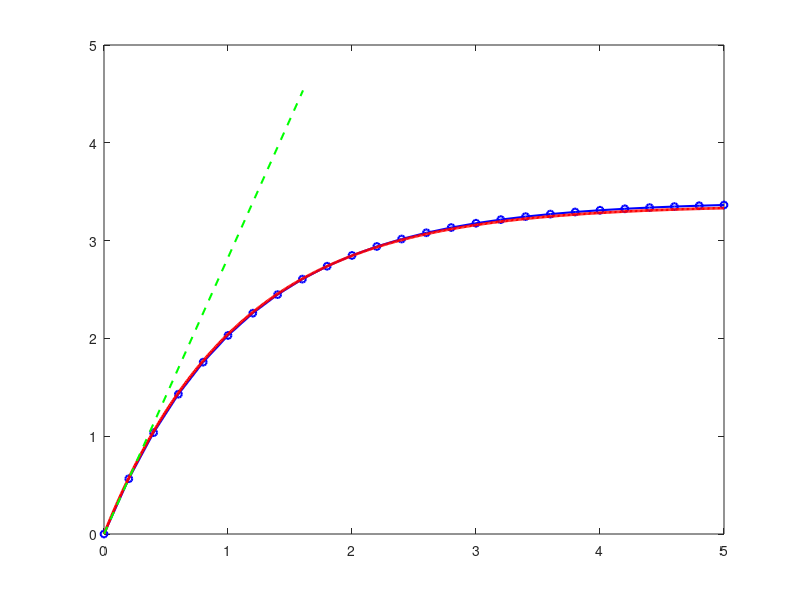

This chart was generated by the following MATLAB code: (Note: this script raises an error after producing the figure.)
%% LABORATOR NR. 1 - Notiuni introductive
%% Sarcina 1: Identificarea experimentala prin metoda tangentei (Seturile 1 si 2)
% Setul 1: Proces ordinul I fara timp mort
% Setul 2: Proces ordinul I cu timp mort


%% =========================================================
%% DATE EXPERIMENTALE
%% =========================================================

% Setul 1
t1 = [0, 0.2000, 0.4000, 0.6000, 0.8000, 1.0000, 1.2000, 1.4000, 1.6000, 1.8000, ...
      2.0000, 2.2000, 2.4000, 2.6000, 2.8000, 3.0000, 3.2000, 3.4000, 3.6000, 3.8000, ...
      4.0000, 4.2000, 4.4000, 4.6000, 4.8000, 5.0000];
y1 = [0, 0.5652, 1.0365, 1.4294, 1.7570, 2.0302, 2.2579, 2.4478, 2.6061, 2.7381, ...
      2.8481, 2.9399, 3.0163, 3.0801, 3.1333, 3.1776, 3.2146, 3.2454, 3.2711, 3.2926, ...
      3.3104, 3.3253, 3.3377, 3.3481, 3.3567, 3.3639];

% Setul 2
t2 = [0, 0.2000, 0.4000, 0.6000, 0.8000, 1.0000, 1.2000, 1.4000, 1.6000, 1.8000, ...
      2.0000, 2.2000, 2.4000, 2.6000, 2.8000, 3.0000, 3.2000, 3.4000, 3.6000, 3.8000, ...
      4.0000, 4.2000, 4.4000, 4.6000, 4.8000, 5.0000];
y2 = [0, 0, 0, 0.5262, 1.0291, 1.4232, 1.7320, 1.9740, 2.1636, 2.3121, ...
      2.4285, 2.5198, 2.5912, 2.6472, 2.6911, 2.7255, 2.7525, 2.7736, 2.7901, 2.8031, ...
      2.8132, 2.8212, 2.8274, 2.8323, 2.8361, 2.8391];

% Semnalul de executie (treapta unitara: m0=0, mst=1)
m0 = 0;
mst = 1;

%% =========================================================
%% SETUL 1 - Proces ordinul I FARA timp mort
%% =========================================================
fprintf('=== SETUL 1: Proces Ordinul I fara timp mort ===\n');

y0_1 = y1(1);       % valoarea initiala
yst_1 = y1(end);    % valoarea stationara
fprintf('y0 = %.4f,  yst = %.4f\n', y0_1, yst_1);

% Constanta de proportionalitate
K_IT1 = (yst_1 - y0_1) / (mst - m0);
fprintf('K_IT = (yst - y0)/(mst - m0) = %.4f\n', K_IT1);

% Metoda tangentei: trasa in originea raspunsului (t=0, y=y0)
% Panta tangentei = (yst - y0) / T1
% Gasim T1 grafic: intersectia tangentei cu y = yst
% Panta initiala aproximata din primele puncte
slope1 = (y1(2) - y1(1)) / (t1(2) - t1(1));
fprintf('Panta initiala a raspunsului (aprox): %.4f\n', slope1);
% T1 = (yst - y0) / panta
T1_est = (yst_1 - y0_1) / slope1;
fprintf('Constanta de timp T1 estimata (din panta initiala): %.4f s\n', T1_est);

% Determinare mai precisa a T1 prin fitare
% Raspunsul teoretic al procesului ord I fara timp mort: y(t)=yst*(1-exp(-t/T1))
% Minimizare eroare patratica
T1_vals = 0.1:0.01:5;
err1 = zeros(size(T1_vals));
for i = 1:length(T1_vals)
    y_model = y0_1 + (yst_1 - y0_1) * (1 - exp(-t1/T1_vals(i)));
    err1(i) = sum((y_model - y1).^2);
end
[~, idx1] = min(err1);
T1_fit = T1_vals(idx1);
fprintf('Constanta de timp T1 (fitare numerica): %.4f s\n', T1_fit);

% Functia de transfer identificata - Setul 1
fprintf('\nFunctia de transfer Setul 1:\n');
fprintf('H_IT1(s) = %.4f / (1 + %.4f*s)\n', K_IT1, T1_fit);

% Simulare raspuns identificat - Setul 1
sys1_id = tf(K_IT1, [T1_fit 1]);
t_sim = 0:0.01:5;
y1_sim = step(sys1_id, t_sim);

% Plot Setul 1
figure(1);
plot(t1, y1, 'bo-', 'LineWidth', 1.5, 'MarkerSize', 5, 'DisplayName', 'Raspuns experimental'); hold on;
plot(t_sim, y1_sim, 'r-', 'LineWidth', 2, 'DisplayName', sprintf('Model: K=%.3f, T1=%.3f s', K_IT1, T1_fit));

% Tangenta in origine
t_tang = [0, T1_fit*1.5];
y_tang = y0_1 + slope1 * t_tang;
plot(t_tang, y_tang, 'g--', 'LineWidth', 1.5, 'DisplayName', 'Tangenta in origine');
% Linie stationara
yline(yst_1, 'k--', 'LineWidth', 1, 'DisplayName', sprintf('yst = %.4f', yst_1));
% Marcam T1 pe grafic
plot([T1_fit T1_fit], [0 yst_1], 'm:', 'LineWidth', 1.5);
text(T1_fit, 0.05, sprintf('T_1=%.3fs', T1_fit), 'Color', 'm', 'FontSize', 10);

grid on; xlabel('Timp [s]'); ylabel('y, m');
title('Setul 1 - Metoda tangentei (Ordinul I fara timp mort)');
legend('Location', 'southeast');
xlim([0 5]); ylim([0 yst_1*1.15]);

%% =========================================================
%% SETUL 2 - Proces ordinul I CU timp mort
%% =========================================================
fprintf('\n=== SETUL 2: Proces Ordinul I cu timp mort ===\n');

y0_2 = y2(1);
yst_2 = y2(end);
fprintf('y0 = %.4f,  yst = %.4f\n', y0_2, yst_2);

K_IT2 = (yst_2 - y0_2) / (mst - m0);
fprintf('K_IT = %.4f\n', K_IT2);

% Detectam timpul mort: primul moment cand y incepe sa creasca
Tm_idx = find(y2 > 0.01, 1, 'first');
Tm2 = t2(Tm_idx);
fprintf('Timp mort Tm2 estimat: %.4f s\n', Tm2);

% Panta tangentei trasata in punctul de inflexiune (dupa timp mort)
% Cautam panta maxima (punctul de inflexiune pentru ord I cu timp mort = chiar la t=Tm)
dy2 = diff(y2) ./ diff(t2);
[max_slope2, idx_slope2] = max(dy2);
fprintf('Panta maxima a raspunsului: %.4f la t = %.4f s\n', max_slope2, t2(idx_slope2));

% T2 = (yst - y0) / panta
T2_est = (yst_2 - y0_2) / max_slope2;
fprintf('Constanta de timp T2 estimata: %.4f s\n', T2_est);

% Fitare pentru T2 si Tm
best_err2 = inf;
T2_fit = T2_est;
Tm2_fit = Tm2;
for Tm_try = 0:0.05:1.5
    for T_try = 0.1:0.05:5
        y_model2 = zeros(size(t2));
        for k = 1:length(t2)
            if t2(k) >= Tm_try
                y_model2(k) = (yst_2 - y0_2) * (1 - exp(-(t2(k)-Tm_try)/T_try));
            end
        end
        err = sum((y_model2 - y2).^2);
        if err < best_err2
            best_err2 = err;
            T2_fit = T_try;
            Tm2_fit = Tm_try;
        end
    end
end
fprintf('Timp mort Tm2 (fitare): %.4f s\n', Tm2_fit);
fprintf('Constanta de timp T2 (fitare): %.4f s\n', T2_fit);
fprintf('\nFunctia de transfer Setul 2:\n');
fprintf('H_IT2(s) = %.4f / (1 + %.4f*s) * exp(-%.4f*s)\n', K_IT2, T2_fit, Tm2_fit);

% Simulare raspuns identificat - Setul 2
sys2_id = tf(K_IT2, [T2_fit 1]);
t_sim2 = 0:0.01:5;
y2_sim_nodelay = step(sys2_id, t_sim2);
% Adaugare timp mort prin shiftare
y2_sim = zeros(size(t_sim2));
delay_idx = round(Tm2_fit / 0.01);
if delay_idx < length(y2_sim)
    y2_sim(delay_idx+1:end) = y2_sim_nodelay(1:end-delay_idx);
end

% Tangenta setul 2
t_tang2_start = Tm2_fit;
t_tang2 = [t_tang2_start, t_tang2_start + T2_fit * 1.5];
y_tang2_start = 0;
y_tang2 = y_tang2_start + max_slope2 * (t_tang2 - t_tang2_start);

% Plot Setul 2
figure(2);
plot(t2, y2, 'bo-', 'LineWidth', 1.5, 'MarkerSize', 5, 'DisplayName', 'Raspuns experimental'); hold on;
plot(t_sim2, y2_sim, 'r-', 'LineWidth', 2, 'DisplayName', sprintf('Model: K=%.3f, T2=%.3f s, Tm=%.3f s', K_IT2, T2_fit, Tm2_fit));
plot(t_tang2, y_tang2, 'g--', 'LineWidth', 1.5, 'DisplayName', 'Tangenta in punctul de inflexiune');
yline(yst_2, 'k--', 'LineWidth', 1, 'DisplayName', sprintf('yst = %.4f', yst_2));
plot([Tm2_fit Tm2_fit], [0 yst_2*0.3], 'm:', 'LineWidth', 1.5);
text(Tm2_fit, -0.07, sprintf('T_m=%.2fs', Tm2_fit), 'Color', 'm', 'FontSize', 10);
plot([Tm2_fit+T2_fit Tm2_fit+T2_fit], [0 yst_2], 'c:', 'LineWidth', 1.5);
text(Tm2_fit+T2_fit, 0.05, sprintf('T_2=%.2fs', T2_fit), 'Color', 'c', 'FontSize', 10);

grid on; xlabel('Timp [s]'); ylabel('y, m');
title('Setul 2 - Metoda tangentei (Ordinul I cu timp mort)');
legend('Location', 'southeast');
xlim([0 5]); ylim([-0.1 yst_2*1.15]);

fprintf('\n--- SUMAR IDENTIFICARE ---\n');
fprintf('Setul 1: H(s) = %.4f / (1 + %.4f*s)\n', K_IT1, T1_fit);
fprintf('Setul 2: H(s) = %.4f / (1 + %.4f*s) * exp(-%.4f*s)\n', K_IT2, T2_fit, Tm2_fit);
